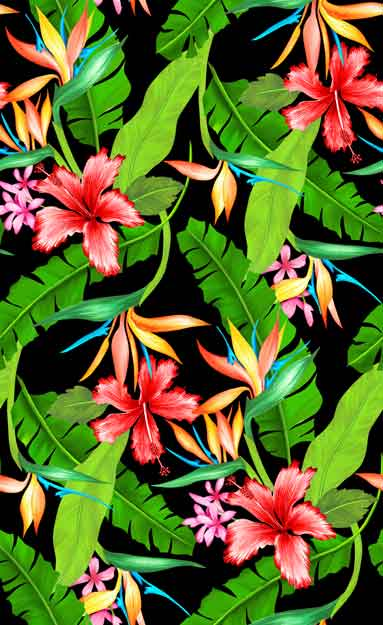
#> input picture patterns/5.jpg, 383 x 625 px, found by its file name
$ python photoshop.py
#> lines starting #> are read from the running program, lines starting #| are printed output that depends on the picture
import cv2
import numpy as np
import time


def Lum(color):
	return 0.3*color[0] + 0.59*color[1] + 0.11*color[2]

def SetLum(color, l):
	d = l - Lum(color)
	color[0] = color[0]+d
	color[1] = color[1] + d
	color[2] = color[2] + d
	return ClipColor(color)

def ClipColor(color):
	l = Lum(color)
	n = min([color[0], color[1], color[2]])
	x = max([color[0], color[1], color[2]])

	if(n<0):
		color[0] = l + (((color[0]-l)*l)/(l-n))
		color[1] = l + (((color[1]-l)*l)/(l-n))
		color[2] = l + (((color[2]-l)*l)/(l-n))
	if(x>1):
		color[0] = l + (((color[0]-l)*(1-l))/(x-l))
		color[1] = l + (((color[1]-l)*(1-l))/(x-l))
		color[2] = l + (((color[2]-l)*(1-l))/(x-l))
	return color

def SetSaturation(color):
	min([color[0], color[1], color[2]]) - min([color[0], color[1], color[2]])

def min(array):
	min = 10000
	for i in range(len(array)):
		if(array[i] < min):
			min = array[i]
	return min

def max(array):
	max = -10000
	for i in range(len(array)):
		if(array[i] > max):
			max = array[i]
	return max


img = cv2.imread('5/5.jpg')
#> img is the input picture: shape (625, 383, 3); mean B, G, R 42.8, 103.4, 91.5
hsv = cv2.cvtColor(img, cv2.COLOR_BGR2HSV)
#> hsv: shape (625, 383, 3); mean H, S, V 55.9, 194.1, 129.3
h, s, v = cv2.split(hsv)
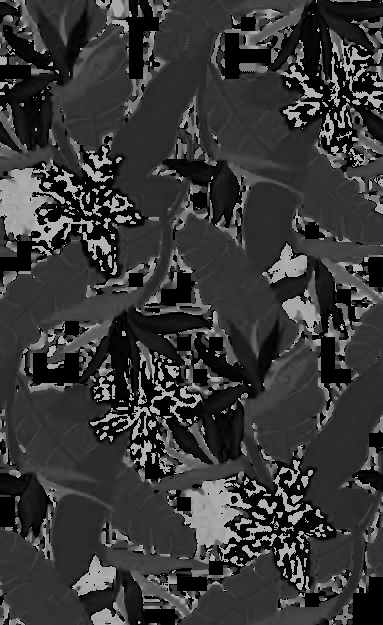
#> h: shape (625, 383); min 0, max 179, mean 55.9
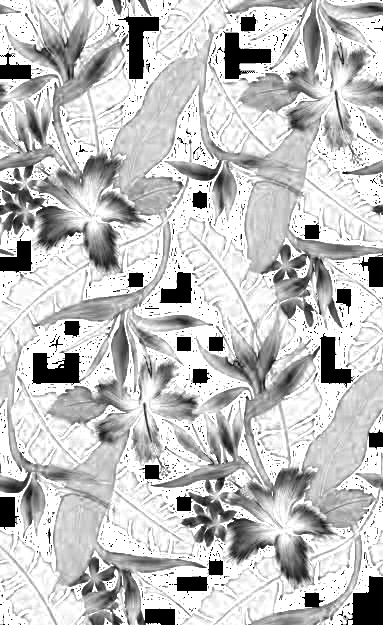
#> s: shape (625, 383); min 0, max 255, mean 194.1
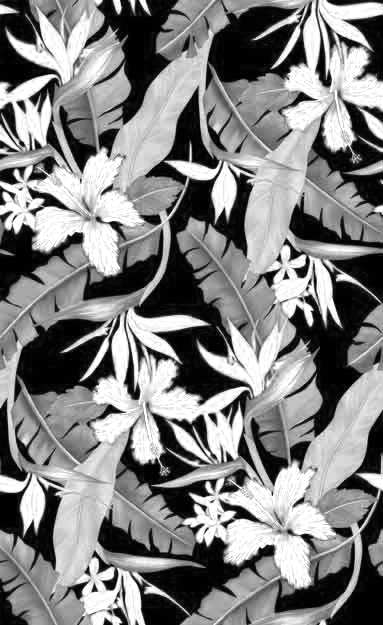
#> v: shape (625, 383); min 0, max 255, mean 129.3

img2 = cv2.imread('purple2.jpg')
#> (the run stopped early here; a loop or call above may not have finished)

$ run again, with patterns/1.jpg copied over patterns/5.jpg
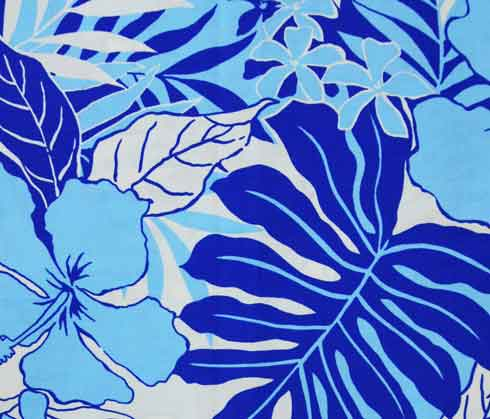
#> input picture patterns/1.jpg, 490 x 419 px, found by its file name
#> img is the input picture: shape (419, 490, 3); mean B, G, R 203.1, 129.6, 93.7
#> hsv: shape (419, 490, 3); mean H, S, V 107.1, 147.7, 203.4
#> `h, s, v = cv2.split(hsv)`:
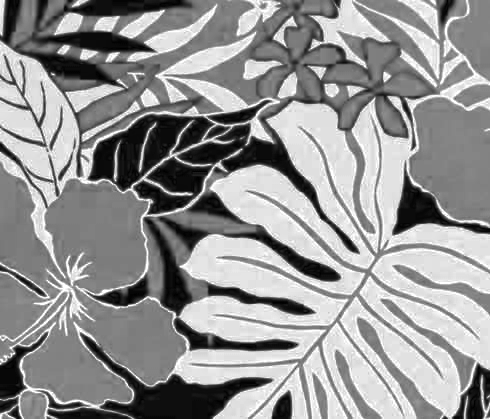
#> s: shape (419, 490); min 0, max 255, mean 147.7
#> `h, s, v = cv2.split(hsv)`:
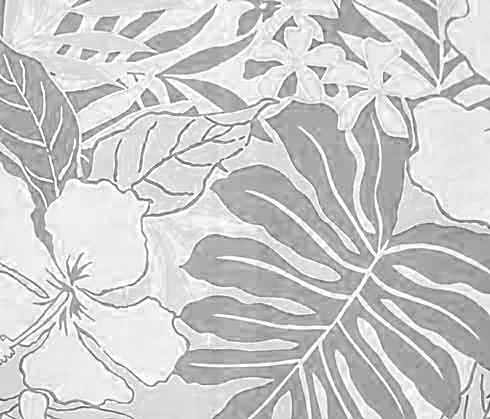
#> v: shape (419, 490); min 58, max 255, mean 203.4

$ run again, with patterns/10.jpg copied over patterns/5.jpg
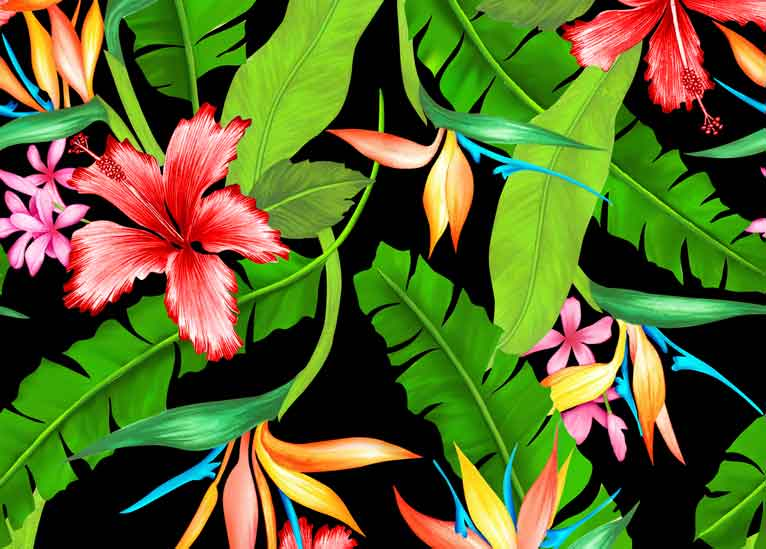
#> input picture patterns/10.jpg, 766 x 549 px, found by its file name
#> img is the input picture: shape (549, 766, 3); mean B, G, R 41.2, 103.5, 88.7
#> hsv: shape (549, 766, 3); mean H, S, V 50.5, 177.6, 128
#> `h, s, v = cv2.split(hsv)`:
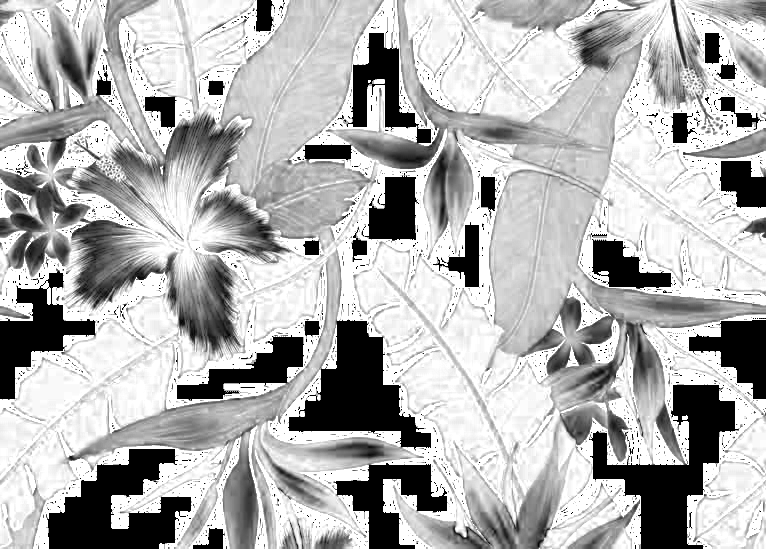
#> s: shape (549, 766); min 0, max 255, mean 177.6
#> `h, s, v = cv2.split(hsv)`:
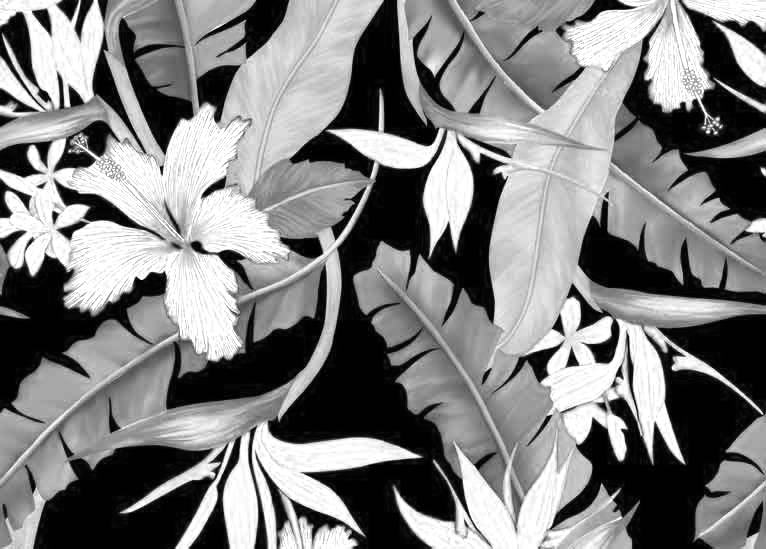
#> v: shape (549, 766); min 0, max 255, mean 128

$ run again, with patterns/11.jpg copied over patterns/5.jpg
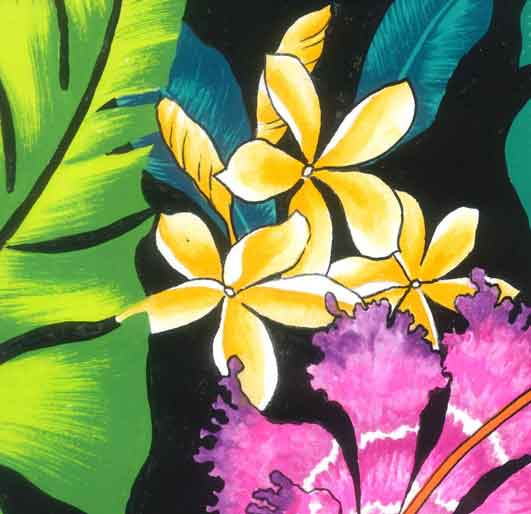
#> input picture patterns/11.jpg, 531 x 514 px, found by its file name
#> img is the input picture: shape (514, 531, 3); mean B, G, R 93, 132.6, 133.8
#> hsv: shape (514, 531, 3); mean H, S, V 71.1, 126.5, 158.6
#> `h, s, v = cv2.split(hsv)`:
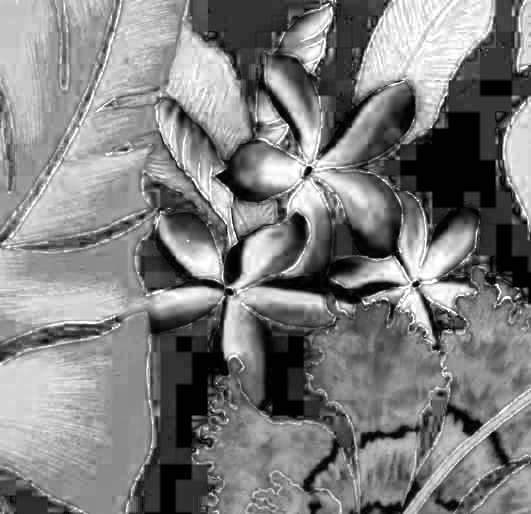
#> s: shape (514, 531); min 0, max 255, mean 126.5
#> `h, s, v = cv2.split(hsv)`:
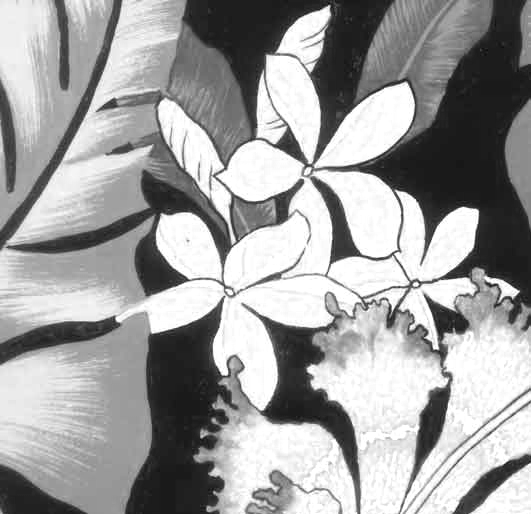
#> v: shape (514, 531); min 4, max 255, mean 158.6
